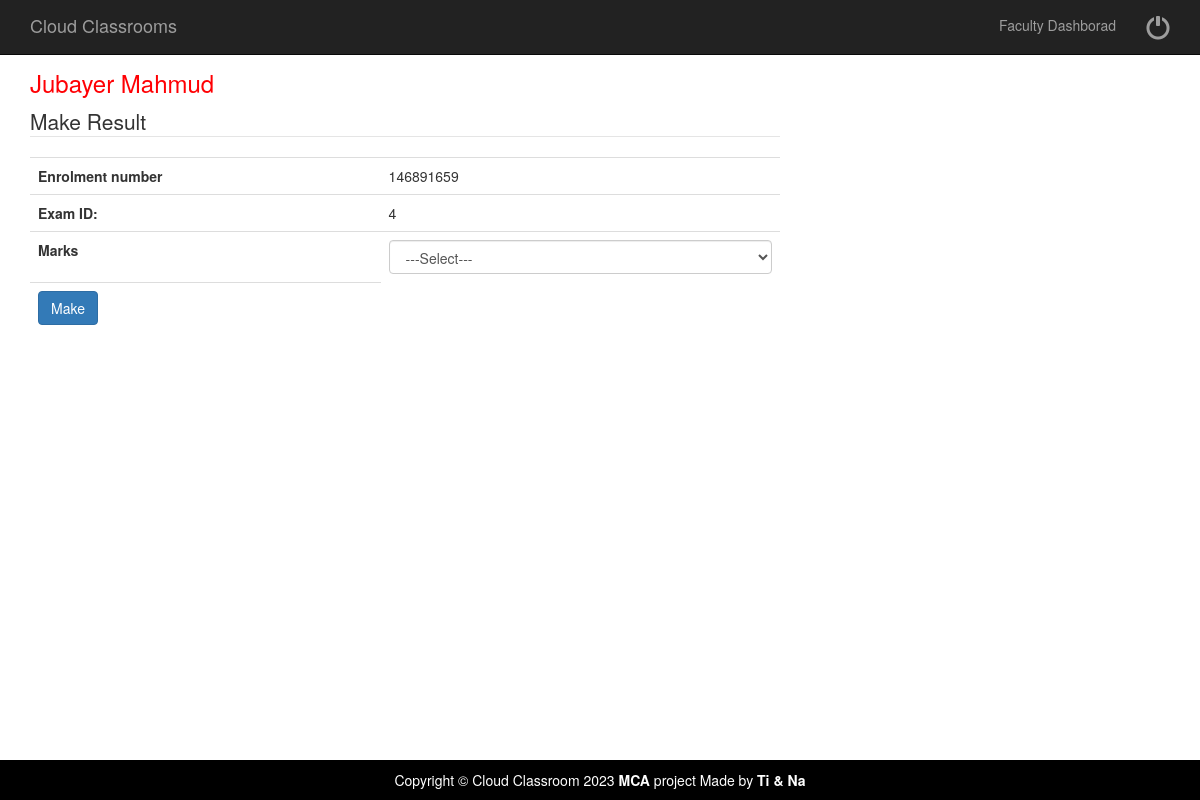
The app's page /makeresult.php?makeid=4 (signed in), older data.
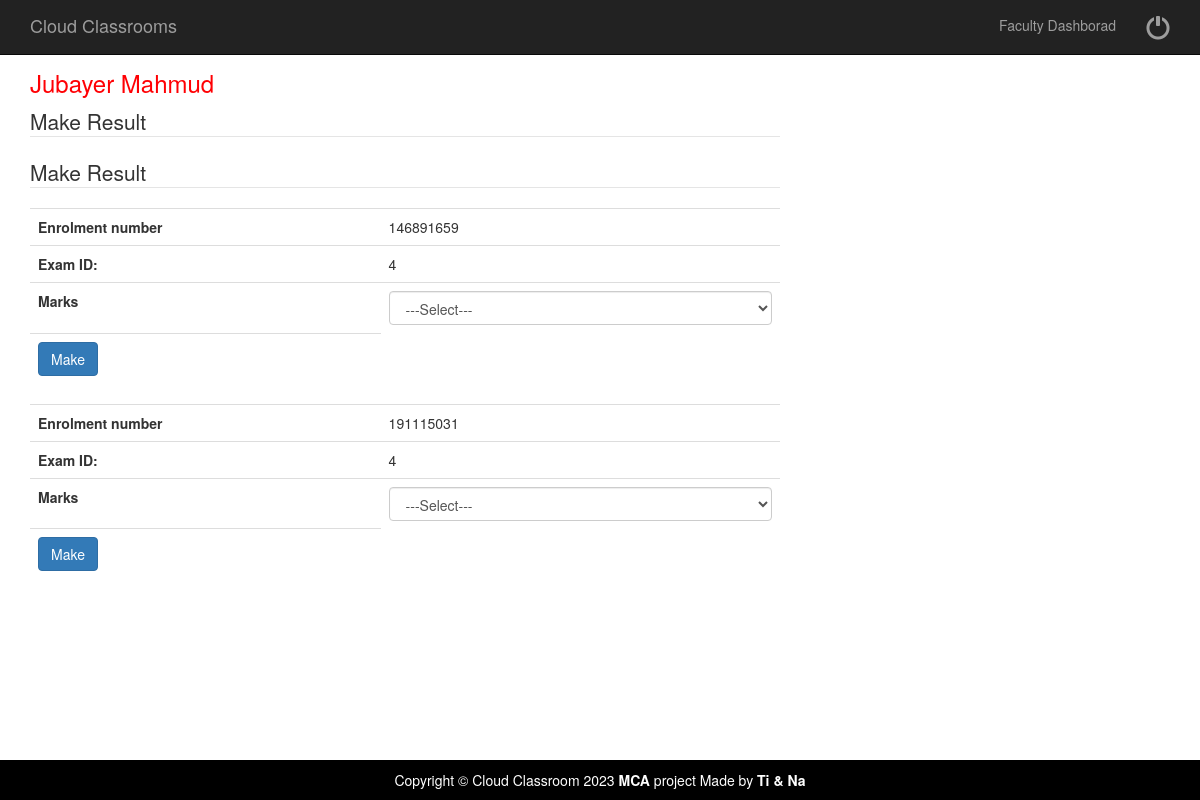
The same page, newer data.
### tables this page shows
CREATE TABLE `examans` (
  `EAnsID` int(50) NOT NULL,
  `ExamID` int(10) NOT NULL,
  `Senrl` varchar(50) NOT NULL,
  `Sname` varchar(50) NOT NULL,
  `Ans1` mediumtext NOT NULL,
  `Ans2` mediumtext NOT NULL,
  `Ans3` mediumtext NOT NULL,
  `Ans4` mediumtext NOT NULL,
  `Ans5` mediumtext NOT NULL
);

### makeresult.php (the view, shortened to what this page needs)
<?php
$fname = $_SESSION[ "fname" ];
?>
<?php include('fhead.php');  ?>
<div class="container">
	<div class="row">
		<div class="col-md-8">
			<h3>  <a href="welcomefaculty.php" ><span style="color:#FF0004"> <?php echo $fname; ?></span></a> </h3>
			<?php
			include( 'database.php' );
			$make = $_GET[ 'makeid' ];
			$sql = "SELECT * FROM examans WHERE ExamID=$make";
			$rs = mysqli_query( $connect, $sql );
			while ( $row = mysqli_fetch_array( $rs ) ) {
				?>
			<fieldset>
				<legend>Make Result</legend>
				<form action="" method="POST" name="makeresult">
					<table class="table table-hover">
						<tr>
							<td><strong>Enrolment number  </strong>
							</td>
							<td>
								<?php $eno=$row['Senrl']; echo $eno; ?>
							</td>
						</tr>
						<tr>
							<td><strong>Exam ID:</strong> </td>
							<td>
								<?php $ExamID= $row['ExamID']; echo $ExamID; ?>
							</td>
						</tr>
						<tr>
							<td><strong>Marks</strong> </td>
							<td>
								<select class="form-control" name="marks" required>
									<option value="">---Select---</option>
								</select>
							</td>
						</tr>
						<td><button type="submit" name="make" class="btn btn-primary">Make</button>
						</td>
						<?php
						}
						?>
					</table>
				</form>
			</fieldset>
		</div>
	</div>
	<?php include('allfoot.php');  ?>

Row changes from the older to the newer data that the page shows:
added examans: Senrl "191115031", ExamID "4"
